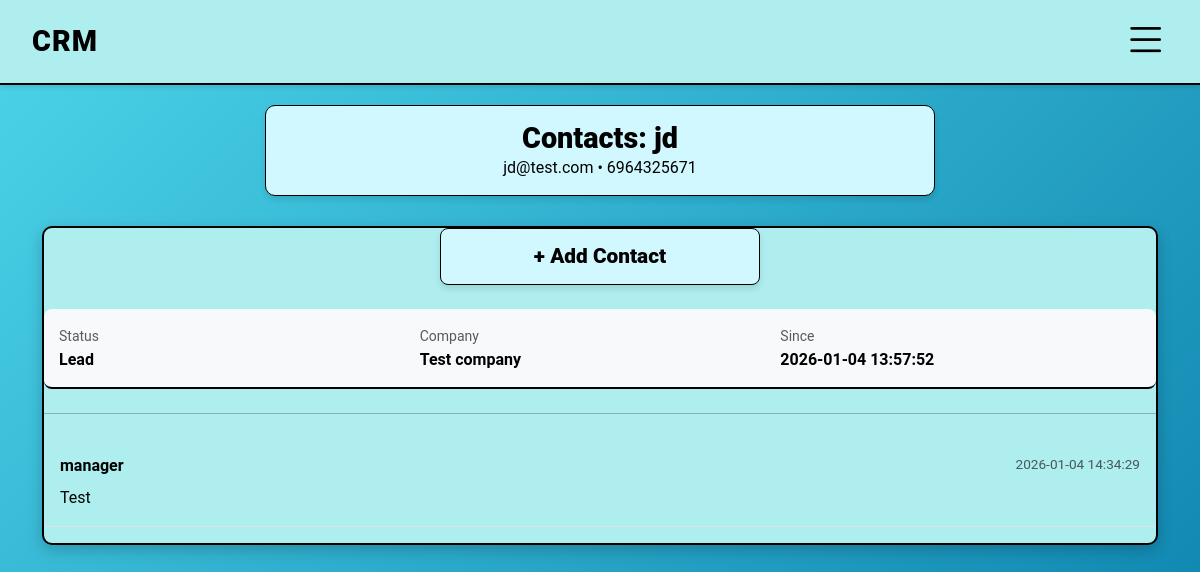
/customers/2/contacts (signed in), run on the app's committed database.
### tables this page shows
CREATE TABLE customers (
            id INTEGER PRIMARY KEY AUTOINCREMENT,
            name TEXT NOT NULL,
            email TEXT,
            phone TEXT,
            company TEXT,
            category TEXT CHECK(category IN ('Lead', 'Active', 'Inactive', 'Cancelled')) DEFAULT 'Lead',
            is_active INTEGER DEFAULT 1,
            employee_id INTEGER,
            created_at TIMESTAMP DEFAULT CURRENT_TIMESTAMP,
            FOREIGN KEY (employee_id) REFERENCES users(id)
        );

CREATE TABLE contacts (
            id INTEGER PRIMARY KEY AUTOINCREMENT,
            customer_id INTEGER NOT NULL,
            employee_id INTEGER NOT NULL,
            contact_date TIMESTAMP DEFAULT CURRENT_TIMESTAMP,
            notes TEXT,
            no_response INTEGER DEFAULT 0,
            FOREIGN KEY (customer_id) REFERENCES customers(id),
            FOREIGN KEY (employee_id) REFERENCES users(id)
        );

CREATE TABLE users (
            id INTEGER PRIMARY KEY AUTOINCREMENT,
            username TEXT UNIQUE NOT NULL,
            password TEXT NOT NULL,
            role TEXT NOT NULL CHECK(role IN ('employee', 'manager', 'admin')),
            is_active INTEGER DEFAULT 1,
            created_at TIMESTAMP DEFAULT CURRENT_TIMESTAMP
        );

### app.py (the view)
@app.route('/customers/<int:id>/contacts')
@login_required
def customer_contacts(id):
    db = get_db()
    if session['role'] == 'manager':
        cust = db.execute('SELECT * FROM customers WHERE id = ?', (id,)).fetchone()
    else:
        cust = db.execute('SELECT * FROM customers WHERE id = ? AND employee_id = ?',
                           (id, session['user_id'])).fetchone()
    if not cust:
        db.close()
        return redirect(url_for('customers'))
    sql = '''SELECT c.*, u.username as employee_name
             FROM contacts c
             JOIN users u ON c.employee_id = u.id
             WHERE c.customer_id = ?
             ORDER BY c.contact_date DESC'''
    history = db.execute(sql, (id,)).fetchall()
    db.close()
    return render_template('customer_contacts.html', customer=cust, contacts=history)

### app.py (called while the page is built)
def get_db():
    conn = sqlite3.connect(DATABASE_PATH)
    conn.row_factory = sqlite3.Row
    return conn

def login_required(f):
    @wraps(f)
    def decorated_function(*args, **kwargs):
        if 'user_id' not in session:
            flash('You need to login to view this page.')
            return redirect(url_for('login'))
        return f(*args, **kwargs)
    return decorated_function

### templates/customer_contacts.html (shortened to what this page needs)
{% extends 'base_employee.html' if session.role == 'employee' else 'base_manager.html' %}
{% block content %}
<div class="page-header-box">
    <h2>Contacts: {{ customer.name }}</h2>
    <div class="sub-header">
        {{ customer.email }} • {{ customer.phone }}
    </div>
</div>
<div class="custom-form-container" style="max-width: 100%;">
    <div class="mb-4 text-end">
        <a href="/customers/{{ customer.id }}/add_contact" class="btn-figma">
            + Add Contact
        </a>
    </div>
    <div class="form-row" style="background: #f8f9fa; padding: 15px; border-radius: 8px;">
        <div class="col">
            <small class="text-muted">Status</small><br>
            <strong>{{ customer.category }}</strong>
        </div>
        <div class="col">
            <small class="text-muted">Company</small><br>
            <strong>{{ customer.company }}</strong>
        </div>
        <div class="col">
            <small class="text-muted">Since</small><br>
            <strong>{{ customer.created_at }}</strong>
        </div>
    </div>
    <hr class="my-4">
    {% if contacts %}
        <div class="history-list">
            {% for contact in contacts %}
                <div class="history-item mb-3 p-3 border-bottom">
                    <div class="d-flex justify-content-between">
                        <span class="fw-bold">{{ contact.employee_name }}</span>
                        <span class="text-muted" style="font-size: 0.85rem;">{{ contact.contact_date }}</span>
                    </div>
                    <p class="mt-2 mb-0">{{ contact.notes }}</p>
                </div>
            {% endfor %}
        </div>
    {% else %}
        <div class="text-center text-muted py-5">
            No history found. <a href="/customers/{{ customer.id }}/add_contact">Log the first one?</a>
        </div>
    {% endif %}
</div>
{% endblock %}

### static/css/style.css (style rules this page uses)
:root { --brand-primary: #AEEEEE; --brand-secondary: #87CEFA; --brand-accent: #D1F8FF; --bg-grey: #D9D9D9; --grad-start: #4CD4E9; --grad-end: #0B7FAB; --border-main: 2px solid black; }
body { font-family: 'Roboto', 'Segoe UI', Tahoma, sans-serif; background: linear-gradient(135deg, var(--grad-start) 0%, var(--grad-end) 100%); background-attachment: fixed; min-height: 100vh; color: #000; overflow-x: hidden; }
a { text-decoration: none; color: inherit; }
.btn-figma, .figma-btn { display: flex; align-items: center; justify-content: center; color: black !important; border-radius: 8px; border: 1px solid black; cursor: pointer; text-align: center; text-decoration: none; transition: transform 0.1s, background-color 0.2s; width: 100%; }
.btn-figma { background-color: var(--brand-accent); font-weight: 800; font-size: 1.3rem; padding: 12px 20px; box-shadow: 0 4px 6px rgba(0,0,0,0.1); max-width: 320px; margin: 0 auto; }
.custom-form-container { width: 100%; max-width: 600px; margin: 30px auto; border: var(--border-main); border-radius: 10px; overflow: hidden; background-color: var(--brand-primary); box-shadow: 0 5px 15px rgba(0,0,0,0.2); }
.form-row { display: flex; border-bottom: var(--border-main); min-height: 55px; }
.page-header-box { background-color: var(--brand-accent); border: 1px solid black; border-radius: 10px; padding: 15px; text-align: center; width: 60%; min-width: 300px; margin: 20px auto; box-shadow: 0 4px 6px rgba(0,0,0,0.1); }
.page-header-box h2 { margin: 0; font-weight: 800; font-size: 1.8rem; }

### data on the page
customers: name "jd", email "jd@test.com", phone "6964325671", category "Lead", company "Test company", created_at "2026-01-04 13:57:52"
contacts: employee_name "manager", contact_date "2026-01-04 14:34:29", notes "Test"
